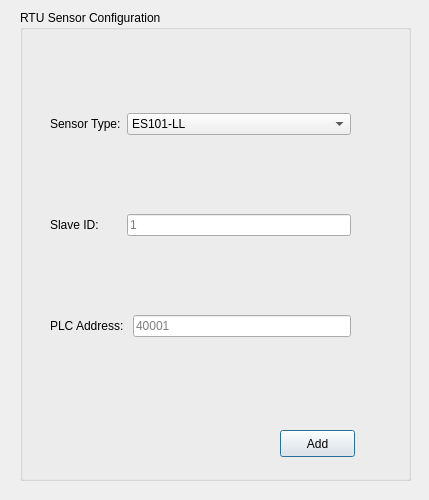
<?xml version="1.0" encoding="UTF-8"?>
<ui version="4.0">
 <class>sensor_edit</class>
 <widget class="QDialog" name="sensor_edit">
  <property name="geometry">
   <rect>
    <x>0</x>
    <y>0</y>
    <width>429</width>
    <height>500</height>
   </rect>
  </property>
  <property name="windowTitle">
   <string>Dialog</string>
  </property>
  <widget class="QGroupBox" name="RTUSensor">
   <property name="geometry">
    <rect>
     <x>20</x>
     <y>10</y>
     <width>391</width>
     <height>471</height>
    </rect>
   </property>
   <property name="title">
    <string>RTU Sensor Configuration</string>
   </property>
   <widget class="QPushButton" name="sensorAddPushButton">
    <property name="geometry">
     <rect>
      <x>260</x>
      <y>420</y>
      <width>75</width>
      <height>27</height>
     </rect>
    </property>
    <property name="text">
     <string>Add</string>
    </property>
   </widget>
   <widget class="QWidget" name="layoutWidget">
    <property name="geometry">
     <rect>
      <x>30</x>
      <y>30</y>
      <width>301</width>
      <height>371</height>
     </rect>
    </property>
    <layout class="QGridLayout" name="gridLayout_27">
     <item row="0" column="0">
      <widget class="QLabel" name="label">
       <property name="text">
        <string>Sensor Type:</string>
       </property>
      </widget>
     </item>
     <item row="0" column="1" colspan="2">
      <widget class="QComboBox" name="sensorTypeCombox">
       <property name="sizePolicy">
        <sizepolicy hsizetype="Expanding" vsizetype="Fixed">
         <horstretch>0</horstretch>
         <verstretch>0</verstretch>
        </sizepolicy>
       </property>
       <item>
        <property name="text">
         <string>ES101-LL</string>
        </property>
       </item>
       <item>
        <property name="text">
         <string>IS101-FL-NB-BT8</string>
        </property>
       </item>
       <item>
        <property name="text">
         <string>ES101-NL</string>
        </property>
       </item>
       <item>
        <property name="text">
         <string>WS102-BRM</string>
        </property>
       </item>
       <item>
        <property name="text">
         <string>WS102-CL</string>
        </property>
       </item>
       <item>
        <property name="text">
         <string>WS102-ORP</string>
        </property>
       </item>
       <item>
        <property name="text">
         <string>WS102-DOS</string>
        </property>
       </item>
       <item>
        <property name="text">
         <string>WS102-PH</string>
        </property>
       </item>
       <item>
        <property name="text">
         <string>ES101-NO2-2000</string>
        </property>
       </item>
       <item>
        <property name="text">
         <string>ES101-NO-2000</string>
        </property>
       </item>
       <item>
        <property name="text">
         <string>ES101-PM</string>
        </property>
       </item>
       <item>
        <property name="text">
         <string>ES101-CO2-5000</string>
        </property>
       </item>
       <item>
        <property name="text">
         <string>ES101-SO2-2000</string>
        </property>
       </item>
       <item>
        <property name="text">
         <string>ES101-O3</string>
        </property>
       </item>
       <item>
        <property name="text">
         <string>ES101-CO-2000</string>
        </property>
       </item>
       <item>
        <property name="text">
         <string>ES101-RG</string>
        </property>
       </item>
       <item>
        <property name="text">
         <string>ES101-WD</string>
        </property>
       </item>
       <item>
        <property name="text">
         <string>ES101-WS</string>
        </property>
       </item>
       <item>
        <property name="text">
         <string>ES101-AT</string>
        </property>
       </item>
       <item>
        <property name="text">
         <string>ES102-TH</string>
        </property>
       </item>
       <item>
        <property name="text">
         <string>ES104</string>
        </property>
       </item>
      </widget>
     </item>
     <item row="1" column="0">
      <widget class="QLabel" name="label_2">
       <property name="text">
        <string>Slave ID:</string>
       </property>
      </widget>
     </item>
     <item row="1" column="1" colspan="2">
      <widget class="QLineEdit" name="sensorSlaveId">
       <property name="placeholderText">
        <string>1</string>
       </property>
      </widget>
     </item>
     <item row="2" column="0" colspan="2">
      <widget class="QLabel" name="label_191">
       <property name="text">
        <string>PLC Address:</string>
       </property>
      </widget>
     </item>
     <item row="2" column="2">
      <widget class="QLineEdit" name="sensorPLCAddress">
       <property name="placeholderText">
        <string>40001</string>
       </property>
      </widget>
     </item>
    </layout>
   </widget>
  </widget>
 </widget>
 <resources/>
 <connections/>
</ui>
